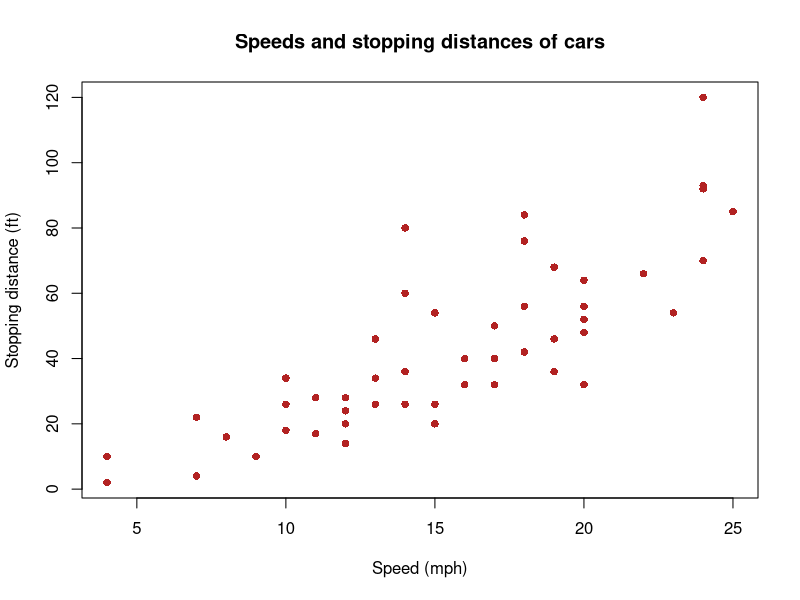
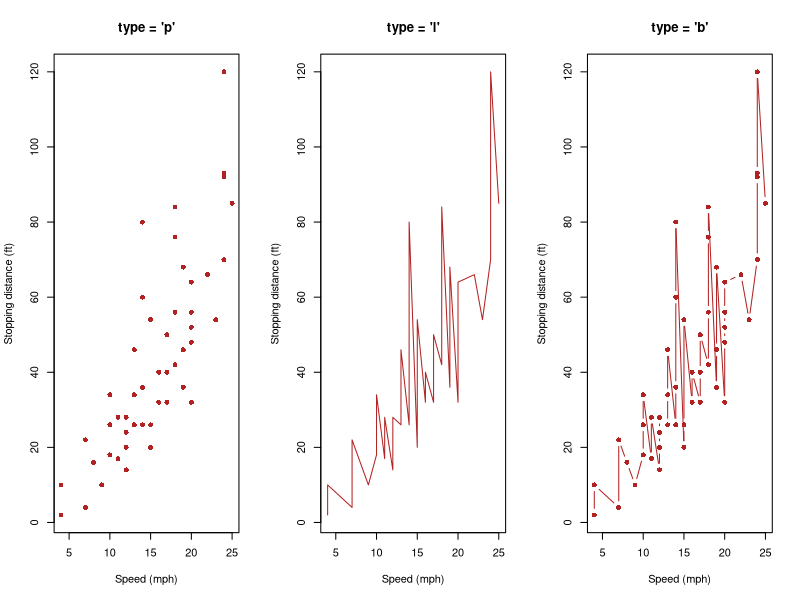
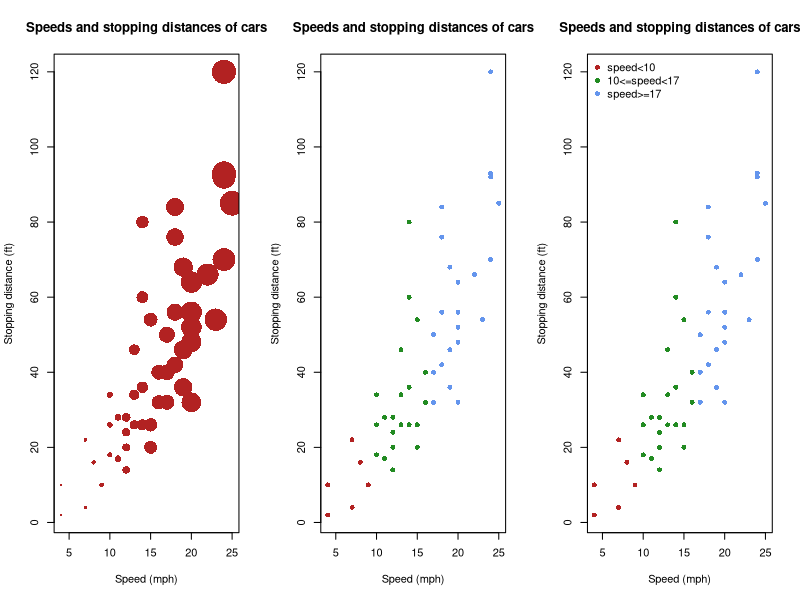
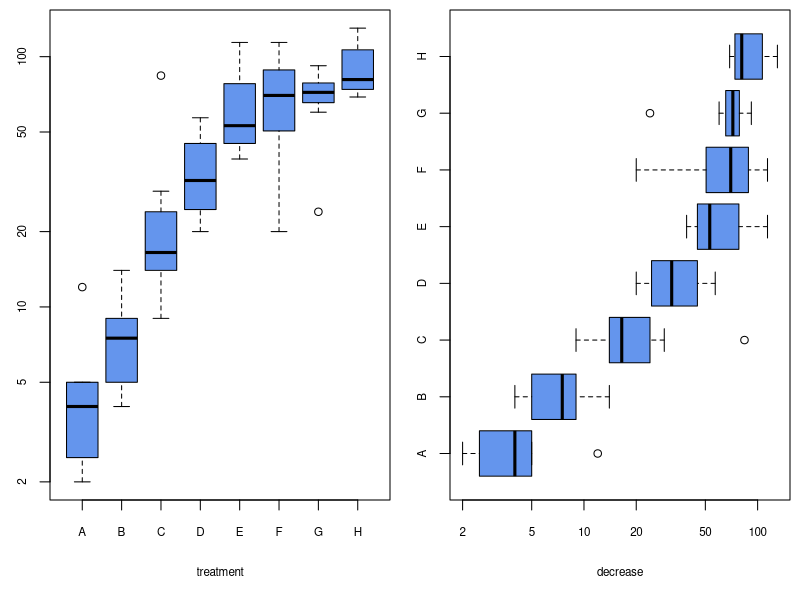
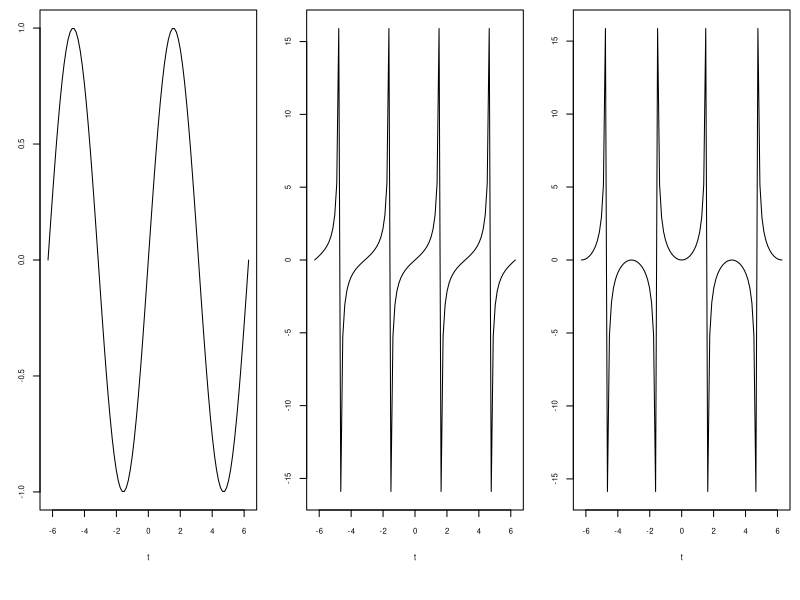
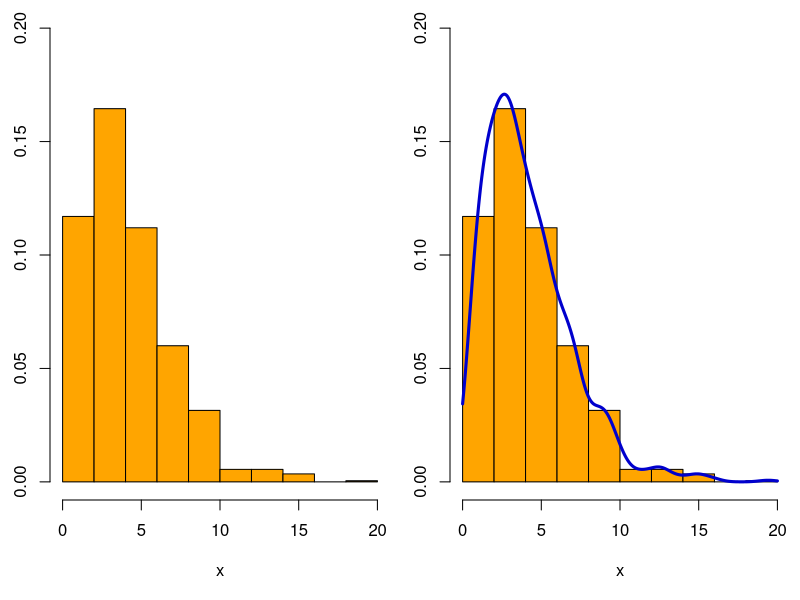
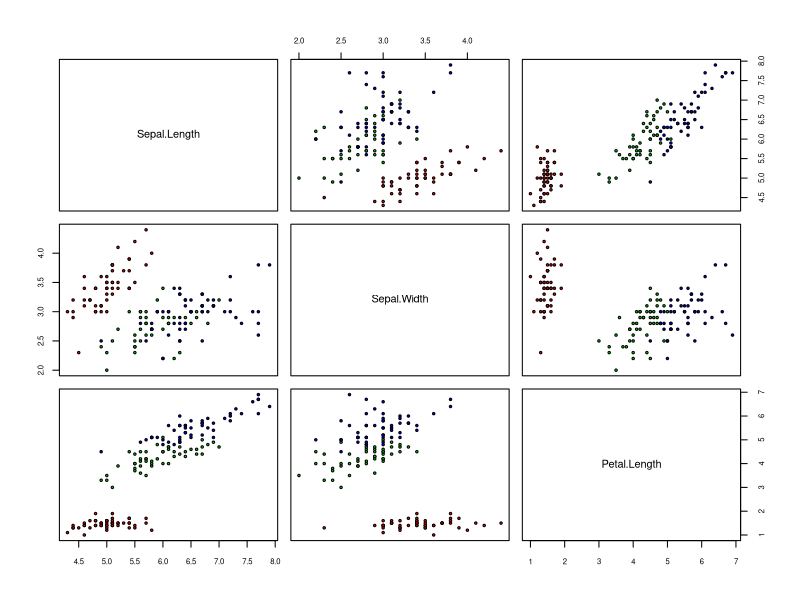
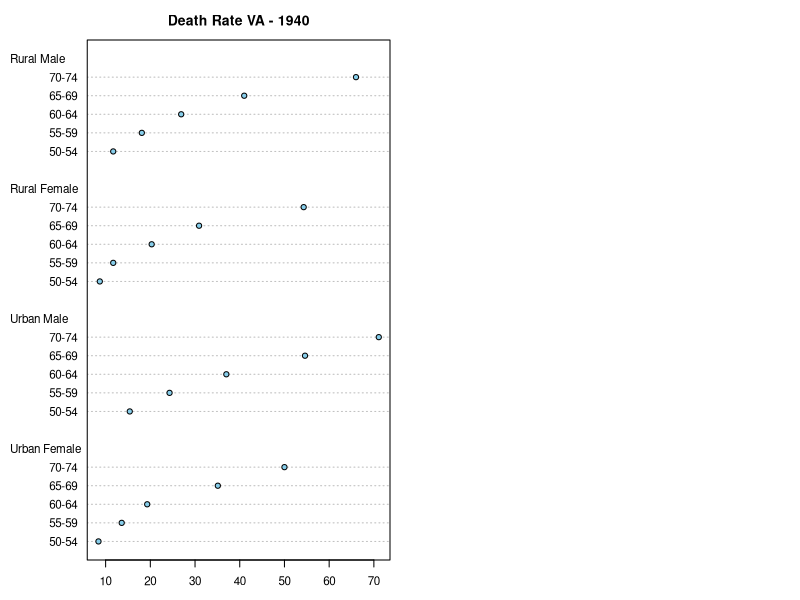

Generate these figures, in order, with R:
## ---- chunk 1
options(
  htmltools.dir.version = FALSE, # for blogdown
  width = 80,
  tibble.width = 80
)

knitr::opts_chunk$set(
  fig.align = "center"
)

htmltools::tagList(rmarkdown::html_dependency_font_awesome())

library(dplyr)
library(purrr)
library(tidyr)
library(magrittr)
library(ggplot2)
## ---- chunk 2
methods(plot)
## ---- chunk 3
str(cars, 5) 
## ---- chunk 4
head(cars,4) # prints first 4 rows
## ---- chunk 5
summary(cars) # summary stats for each var
## ---- chunk 6
plot(x = cars$speed, y = cars$dist,
     xlab = "Speed (mph)",
     ylab = "Stopping distance (ft)",
     main = "Speeds and stopping distances of cars",
     type = "p",
     lty = 1, lwd = 1,
     pch = 16,
     cex = 1, cex.axis = 1, cex.lab = 1,
     col = "firebrick") 
## ---- chunk 7
par(mfrow=c(1,3))
plot(x = cars$speed, y = cars$dist,
     xlab = "Speed (mph)",
     ylab = "Stopping distance (ft)",
     main = "type = 'p'",
     type = "p",
     lty = 1, lwd = 1,
     pch = 16,
     cex = 1, cex.axis = 1, cex.lab = 1,
     col = "firebrick") 
plot(x = cars$speed, y = cars$dist,
     xlab = "Speed (mph)",
     ylab = "Stopping distance (ft)",
     main = "type = 'l'",
     type = "l",
     lty = 1, lwd = 1,
     pch = 16,
     cex = 1, cex.axis = 1, cex.lab = 1,
     col = "firebrick") 
plot(x = cars$speed, y = cars$dist,
     xlab = "Speed (mph)",
     ylab = "Stopping distance (ft)",
     main = "type = 'b'",
     type = "b",
     lty = 1, lwd = 1,
     pch = 16,
     cex = 1, cex.axis = 1, cex.lab = 1,
     col = "firebrick") 
## ---- chunk 8
obj.size <- seq(0.5,5,length.out = length(cars$speed))

plot(x = cars$speed, y = cars$dist,
     xlab = "Speed (mph)",
     ylab = "Stopping distance (ft)",
     main = "Speeds and stopping distances of cars",
     type = "p",
     lty = 1, lwd = 1,
     pch = 16,
     cex = obj.size, cex.axis = 1, cex.lab = 1,
     col = "firebrick") 
## ---- chunk 9
col.vec <- rep(c("firebrick","forestgreen","cornflowerblue"),
               times=c(sum(cars$speed<10), 
                       sum(cars$speed>=10&cars$speed<17),
                       sum(cars$speed>=17)))

plot(x = cars$speed, y = cars$dist,
     xlab = "Speed (mph)",
     ylab = "Stopping distance (ft)",
     main = "Speeds and stopping distances of cars",
     type = "p",
     lty = 1, lwd = 1,
     pch = 16,
     cex = 1, cex.axis = 1, cex.lab = 1,
     col = col.vec) 
## ---- chunk 10
plot(x = cars$speed, y = cars$dist,
     xlab = "Speed (mph)",
     ylab = "Stopping distance (ft)",
     main = "Speeds and stopping distances of cars",
     type = "p",
     lty = 1, lwd = 1,
     pch = 16,
     cex = 1, cex.axis = 1, cex.lab = 1,
     col = col.vec) 
legend("topleft",
       bty = "n",
       pch=c(16,16,16),
       col=c("firebrick","forestgreen","cornflowerblue"),
       legend=c("speed<10","10<=speed<17","speed>=17"))
## ---- chunk 11
par(mfrow=c(1,2),mai=c(1,0.5,0.1,0.1))
boxplot(decrease ~ treatment, data = OrchardSprays, col = "cornflowerblue",
        log = "y",cex.axis=0.7,cex.lab=0.7,notch=F)
## horizontal=TRUE, switching  y <--> x :
boxplot(decrease ~ treatment, data = OrchardSprays, col = "cornflowerblue",
        log = "x", horizontal=TRUE,cex.axis=0.7,cex.lab=0.7,notch=F)

## ---- chunk 12
par(mfrow=c(1,3),mai=c(0.9,0.4,0.1,0.1))
curve(expr=sin, from=-2*pi, to=2*pi, xname = "t",cex.axis=0.7, cex.lab=0.7)
curve(expr=tan, xname = "t", from=-2*pi, to=2*pi, cex.axis=0.7, cex.lab=0.7)
myfn <- function(t){tan(t)*sin(t)}
curve(expr=myfn, xname = "t", from=-2*pi, to=2*pi, cex.axis=0.7, cex.lab=0.7)
## ---- chunk 13
par(mfrow=c(1,2),mai=c(1,0.5,0.1,0.1))
x <- rchisq(1000, df = 4)
hist(x, freq = FALSE, ylim = c(0, 0.2),col="orange",main="")
#hist and curve combined
hist(x, freq = FALSE, ylim = c(0, 0.2),col="orange",main="")
lines(density(x,from=0, to=20), col = "blue3", lty = 1, lwd = 3, add = TRUE)
## ---- chunk 14
par(mai=c(0.1,0.1,0.1,0.1))
pairs(iris[1:3], cex=0.5, cex.labels = 1,cex.axis=0.7,
      pch = 21, bg = c("red", "green3", "blue")[unclass(iris$Species)])
## ---- chunk 15
VADeaths
## ---- chunk 16
par(mai=c(0.4,0.1,0.4,0.1))
dotchart(VADeaths, bg = "skyblue",
         cex=0.7, cex.axis=0.1,
         main = "Death Rate VA - 1940")
## ---- chunk 17
par(mfrow=c(1,2),mai=c(0.4,0.4,0.1,0.1))
sines <- outer(1:20, 1:4, function(x, y) sin(x / 20 * pi * y))
matplot(sines, pch = 1:4, type = "o", col = rainbow(ncol(sines)),
        cex=0.5, cex.axis=0.7)
matplot(sines, type = "b", pch = 21:23, col = 2:5, bg = 2:5, 
        cex=0.5, cex.axis=0.7, main = "")
## ---- chunk 18
par(mfrow=c(1,2),mai=c(0.9,0.4,0.1,0.1))
barplot(GNP ~ Year, data = longley, cex=0.5, cex.axis=0.7, cex.lab=0.7)
barplot(cbind(Employed, Unemployed) ~ Year, data = longley, cex = 0.5,
        cex.axis=0.7,cex.lab=0.7)
## ---- chunk 19
par(mfrow=c(1,1),mai=c(0.9,0.4,1,0.4))
mosaicplot(~ Sex + Age + Survived, data = Titanic, main="",color = TRUE)
## ---- chunk 20
par(mfrow=c(1,3))
plot(x = cars$speed, y = cars$dist,xlab = "", ylab = "", main = "",
     type = "p", pch = 16, col = "firebrick") 
plot(x = cars$speed, y = cars$dist,xlab = "", ylab = "", main = "",
     type = "p", pch = 16, col = "firebrick") 
abline(reg=lm(dist~speed,data=cars),col="forestgreen",lwd=2)
plot(x = cars$speed, y = cars$dist,xlab = "", ylab = "", main = "",
     type = "p", pch = 16, col = "firebrick") 
lines(lowess(cars),col="cornflowerblue",lwd=2)
## ---- chunk 21
nf <- layout(matrix(c(2,0,1,3),2,2,byrow = TRUE), widths=c(3,1), heights=c(1,3), TRUE)
layout.show(nf)
## ---- chunk 22
nf <- layout(matrix(c(2,0,1,3),2,2,byrow = TRUE), c(3,1), c(1,3), TRUE)
#sample values from two normal distributions
x <- pmin(3, pmax(-3, stats::rnorm(50)))
y <- pmin(3, pmax(-3, stats::rnorm(50)))

xhist <- hist(x, breaks = seq(-3,3,0.5), plot = FALSE)
yhist <- hist(y, breaks = seq(-3,3,0.5), plot = FALSE)
top <- max(c(xhist$counts, yhist$counts))

xrange <- yrange <- c(-3, 3)
par(mar = c(3,3,1,1))
plot(x, y, xlim = xrange, ylim = yrange, xlab = "", ylab = "")
par(mar = c(0,3,1,1))
barplot(xhist$counts, axes = FALSE, ylim = c(0, top), space = 0)
par(mar = c(3,0,1,1))
barplot(yhist$counts, axes = FALSE, xlim = c(0, top), space = 0, horiz = TRUE)
